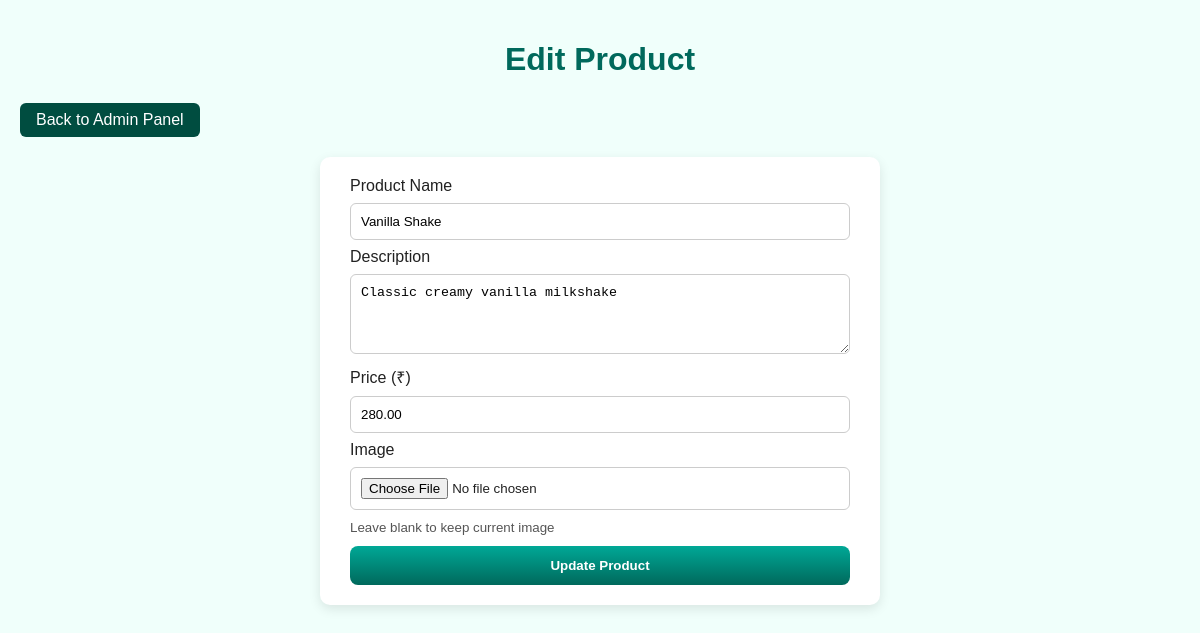
Page /backend/admin/edit_product.php?id=21 (signed in) on the committed database.
### tables this page shows
CREATE TABLE `products` (
  `id` int(11) NOT NULL,
  `category_id` int(11) NOT NULL,
  `name` varchar(100) NOT NULL,
  `description` text DEFAULT NULL,
  `price` decimal(10,2) NOT NULL,
  `image` varchar(255) DEFAULT NULL,
  `category` varchar(50) NOT NULL,
  `created_at` timestamp NOT NULL DEFAULT current_timestamp()
);

### backend/admin/edit_product.php (the view, shortened to what this page needs)
<?php
include '../db.php';
$id = $_GET['id'];
$product = $conn->query("SELECT * FROM products WHERE id=$id")->fetch_assoc();
?>
<!DOCTYPE html>
<html lang="en">
<head>
</head>
<body>
<h1>Edit Product</h1>
<a class="button" href="../../admin.php">Back to Admin Panel</a>
<form action="" method="POST" enctype="multipart/form-data">
    <label>Product Name</label>
    <input type="text" name="name" value="<?php echo htmlspecialchars($product['name']); ?>" required><br>
    <label>Description</label>
    <textarea name="description" required><?php echo htmlspecialchars($product['description']); ?></textarea><br>
    <label>Price (₹)</label>
    <input type="number" step="0.01" name="price" value="<?php echo htmlspecialchars($product['price']); ?>" required><br>
    <label>Image</label>
    <input type="file" name="image"><br>
    <small>Leave blank to keep current image</small><br>
    <button type="submit">Update Product</button>
</form>
</body>
</html>

### backend/admin/edit_product.php (style rules this page uses)
body { font-family: Arial, sans-serif; background: #f0fffb; margin: 0; padding: 20px; color: #222; }
h1 { text-align: center; color: #00695c; margin-bottom: 20px; }
a.button { display: inline-block; background: #004d40; color: #fff; padding: 8px 16px; margin: 5px 0 20px 0; text-decoration: none; border-radius: 6px; }
form { max-width: 500px; margin: 0 auto; background: #fff; padding: 20px 30px; border-radius: 10px; box-shadow: 0 4px 12px rgba(0,0,0,0.1); }
input[type="text"], input[type="number"], textarea, input[type="file"] { width: 100%; padding: 10px; margin: 8px 0; box-sizing: border-box; border: 1px solid #ccc; border-radius: 6px; }
textarea { resize: vertical; min-height: 80px; }
button[type="submit"] { width: 100%; background: linear-gradient(180deg,#00a896,#00695c); color: #fff; border: none; padding: 12px; border-radius: 8px; font-weight: 600; cursor: pointer; margin-top: 10px; }
small { color: #555; }

### rows in the picture
products: name "Vanilla Shake", description "Classic creamy vanilla milkshake", price "280.00"
